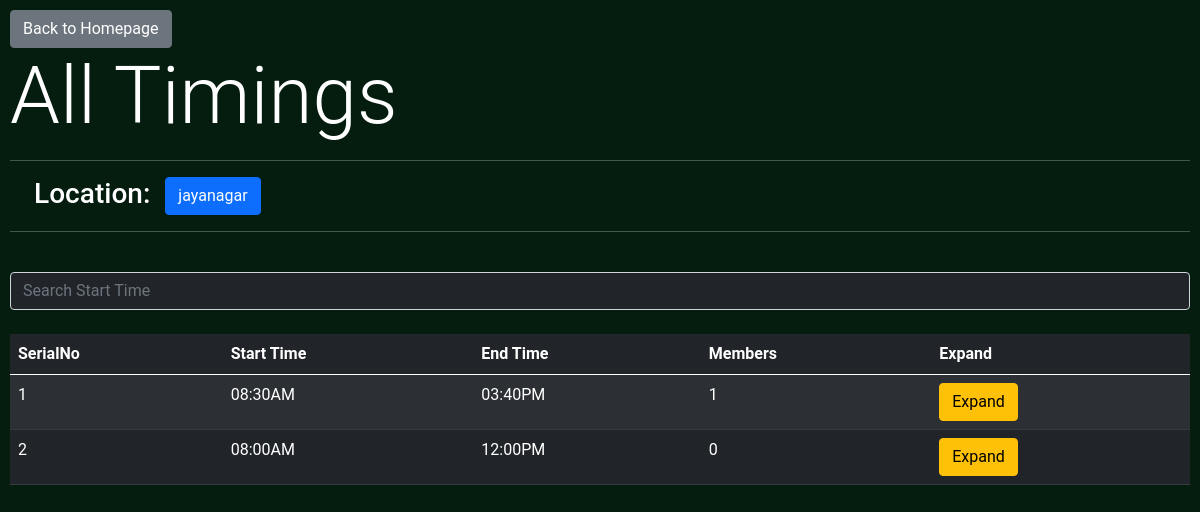
/admin/viewdata/timings/1 (signed in), run on the app's committed database.
### BusManager/models.py (models this page shows, shortened)
class LocationModel(db.Model):
	id = db.Column(db.Integer, primary_key=True)
	location_name = db.Column(db.String)

class TimingModel(db.Model):
	id = db.Column(db.Integer, primary_key=True)
	start = db.Column(db.String) #08:30AM
	end = db.Column(db.String) #03:40PM

### BusManager/admin/routes.py (the view)
@admin.route('/viewdata/timings/<tid>')
@login_required
def data_timings(tid):
	location = LocationModel.query.filter_by(id=tid).first()
	if(not location): return jsonify({'status':0, 'message':'No Such Location'})
	data = []
	all_timings = TimingModel.query.all()
	for T in all_timings:
		members = 0
		students = [x for x in T.students.all() if x.location[0] == location]
		members += len([*students]) #, *drivers])
		data.append({
			'id': T.id,
			'start': T.start,
			'end': T.end,
			'members': members,
		})
	return render_template('getdata/timings.html', timings=data, title='timings', location=location.location_name, tid=tid)

### BusManager/models.py (called while the page is built)
@login_manager.user_loader
def load_user(user_id):
    return AdminUser.query.get(int(user_id))

### BusManager/templates/getdata/timings.html (shortened to what this page needs)
{% extends 'bs_layout.html' %}
{% block content %}
<a class="btn btn-secondary" href="{{url_for('admin.admin_home')}}">Back to Homepage</a>
<h1 class='display-1'>All Timings</h1>
<hr>
<h3 class="px-4">Location: <span class="btn btn-primary">{{location}}</span></h3>
<hr><br>
<input type="text" id="searchbar" class="form-control text-light bg-dark" placeholder="Search Start Time" onkeyup="tableFilterer(1)"><br>
<table class="table table-striped table-dark" id="tbl">
  <thead>
    <tr>
    <th scope="col">SerialNo</th>
      <th scope="col">Start Time</th>
      <th scope="col">End Time</th>
	  <th scope="col">Members</th>
      <th scope="col">Expand</th>
    </tr>
  </thead>
  <tbody id='tbdy'>
    {% for e in timings %}
       <tr data-id="-1">
       <td>{{loop.index}}</td>
        <td>{{e['start']}}</td>
        <td>{{e['end']}}</td>
        <td>{{e['members']}}</td>
        <td><button class="btn btn-warning" onclick=Expand({{e['id']}})>Expand</button></td>
      </tr>
    {% endfor %}
  </tbody>
</table>
{% endblock content %}

### BusManager/static/main.css (style rules this page uses)
body { background-color: rgb(4, 29, 15); color: white; padding: 10px; font-family: 'Roboto', sans-serif; }

### data on the page
LocationModel: location_name "jayanagar"
TimingModel: start "08:30AM", end "03:40PM", members "1"
TimingModel: start "08:00AM", end "12:00PM", members "0"
